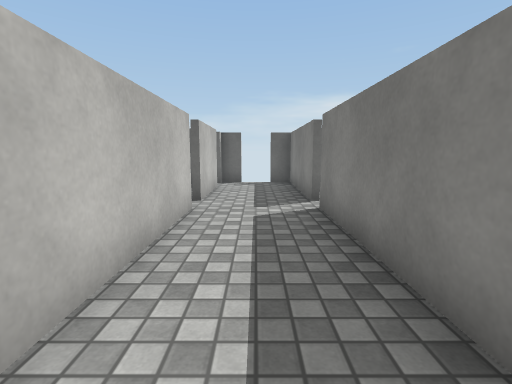
View 1 (above)

22 first-person views from a walk through a scene from a Unity 3-D project. The camera is 1.2 m above the floor, tilts 8° down and sees 85° across. The floor is counted in squares, 1 m on a side. Each view is taken from the middle of a square. On the plan, view 1 faces up. The plan holds only what a view shows up to about 13 squares ahead; the rest is blank. Surface patterns are stand-ins for the level's own textures.

View 2
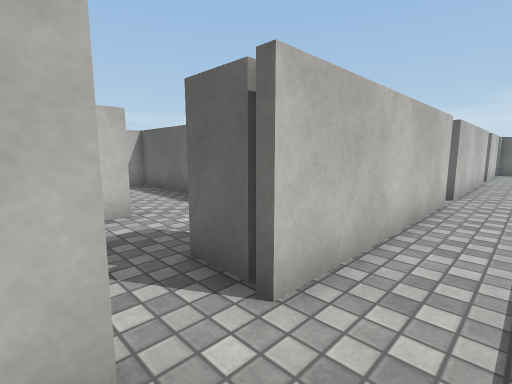

View 3
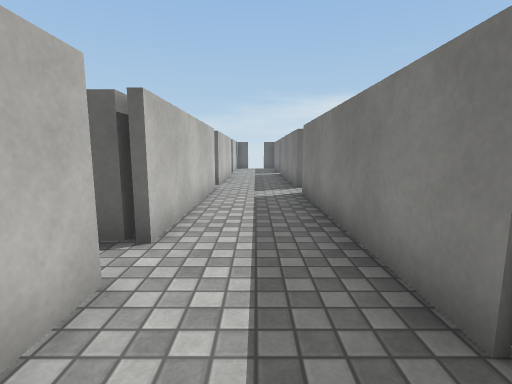

View 4
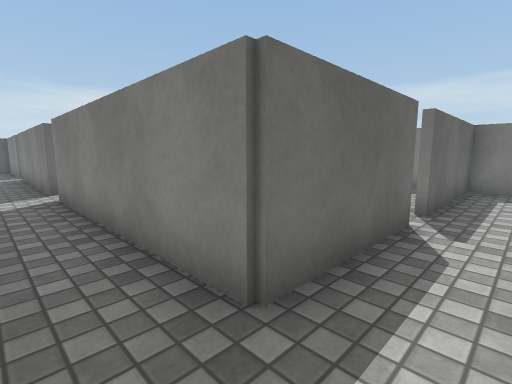

View 5
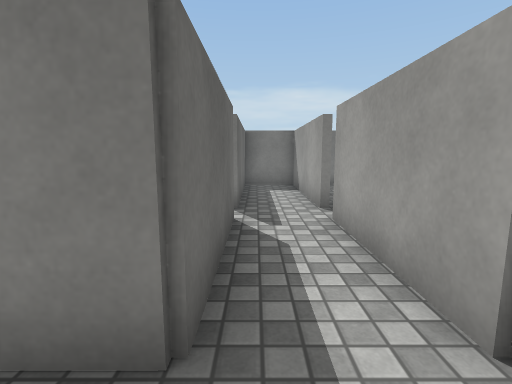

View 6
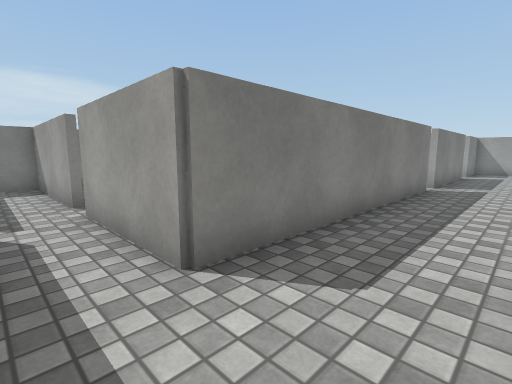

View 7
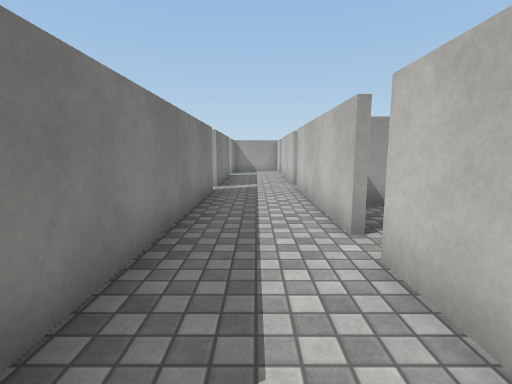

View 8
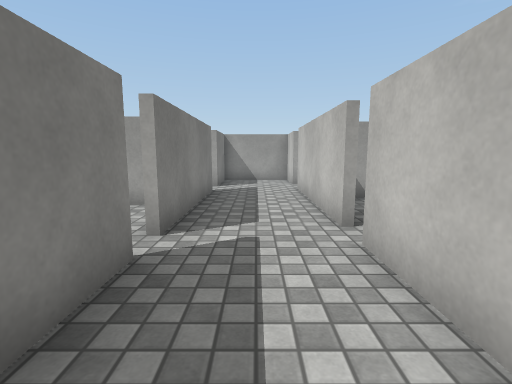

View 9
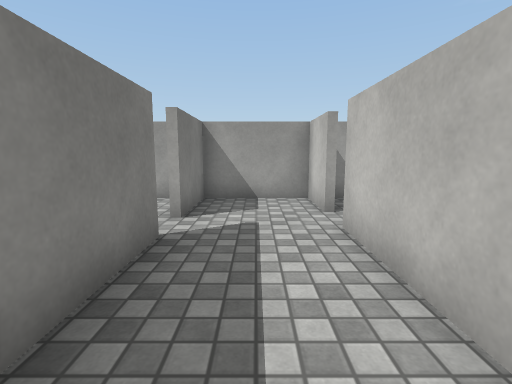

View 10
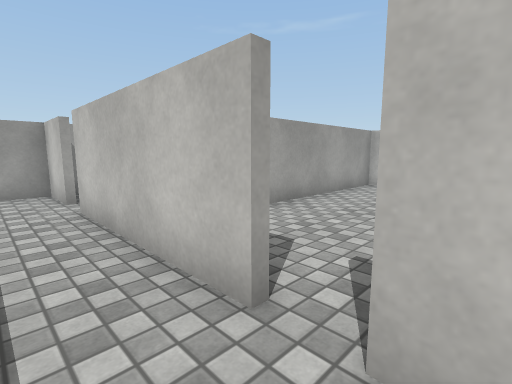

View 11
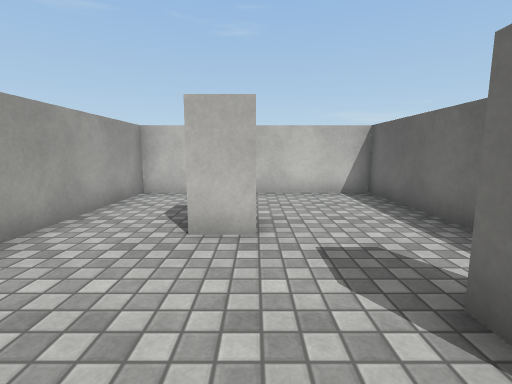

View 12
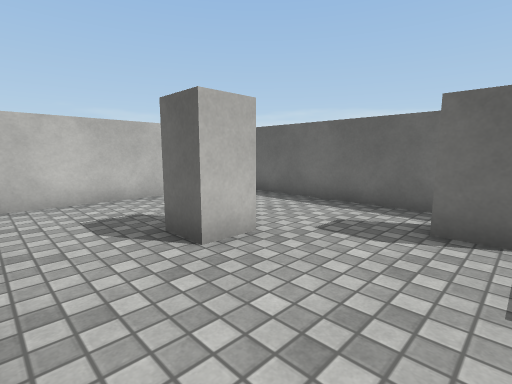

View 13
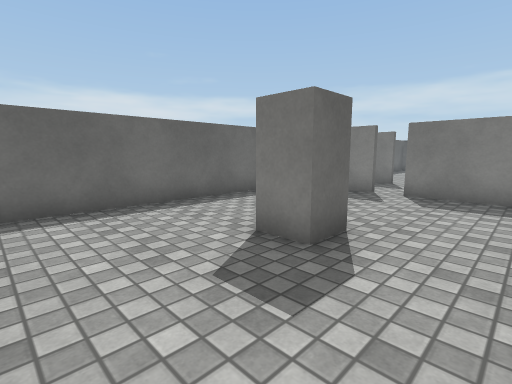

View 14
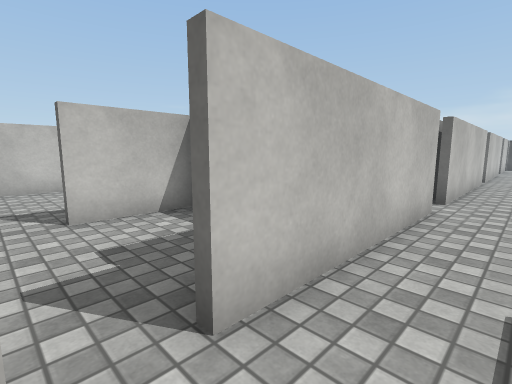

View 15
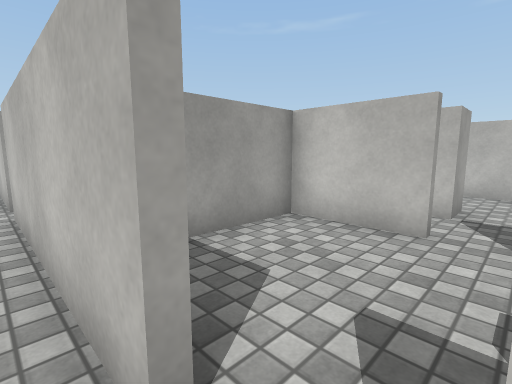

View 16
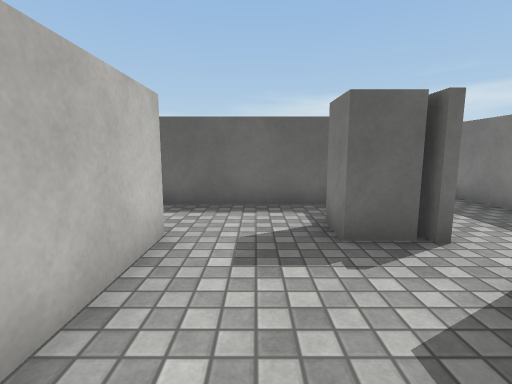

View 17
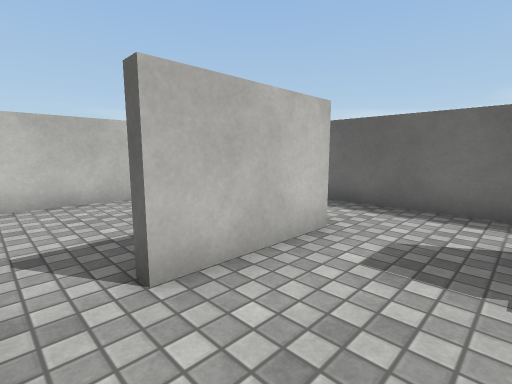

View 18
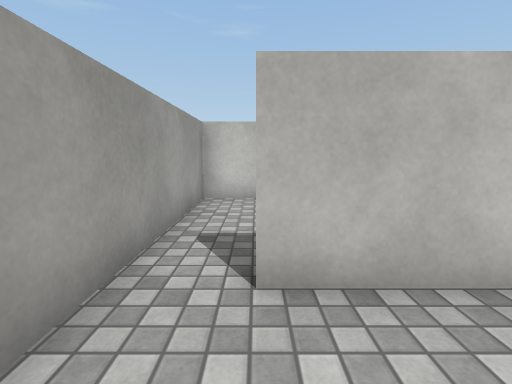

View 19
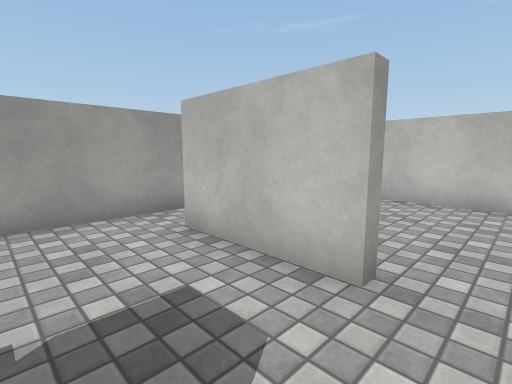

View 20
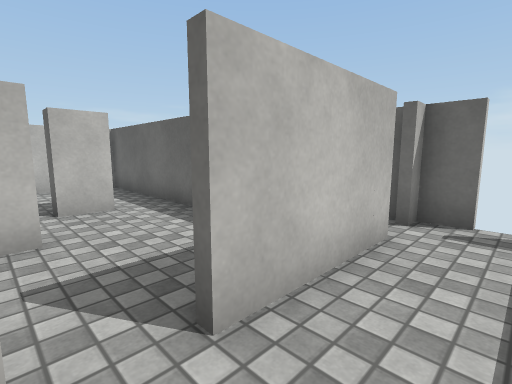

View 21
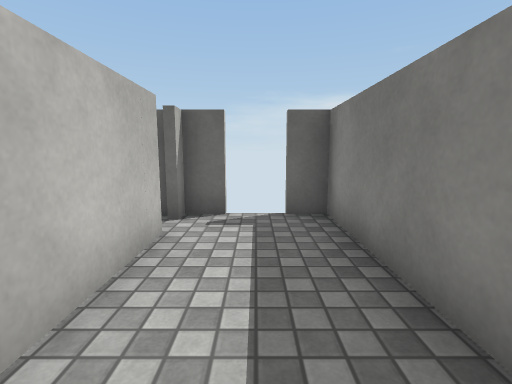

View 22
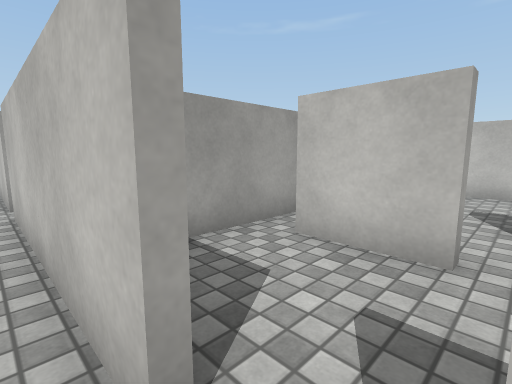

### Floor plan
Points are (right, up) in squares from view 1. A wall is a line through its corners. A room is listed if a view was taken in it or the views show most of it. See-through windows are left out.
Room 1 (views 1, 2, 3, 4, 5, 6, 7, 8, 9, 10, 14, 15, 19, 20, 21, 22)
walls: (-1.4, -7.5) (-1.4, -13); (-2.2, -3.6) (-4.4, -3.6); (5.1, -8.6) (1.4, -8.6) (1.4, -1.5); (-5.3, -6) (-5.3, -7.5); (-1.4, -13.9) (-1.4, -19.6); (5.9, -10.4) (10.4, -10.4) (10.4, -8.6) (6, -8.6); (1.4, -0.5) (1.4, 6.1); (-1.4, -0.4) (-1.4, -4.6); (1.4, -19.1) (1.4, -10.4) (5, -10.4); (-1.4, -20.4) (-1.4, -25.5); (-1.4, 6.1) (-1.4, 0.4); (1.4, 6.9) (1.4, 11.4) (0.5, 11.4); (1.4, -25) (1.4, -19.9); (-1.4, 10.1) (-1.4, 7); (-1.4, -26.5) (-1.4, -28.4) (1.4, -28.4) (1.4, -26); (-0.5, 11.4) (-1.4, 11.4) (-1.4, 10.9)
ways out: opening at (-2, -20) to room 2; opening at (-3.5, -8.5) to room 3; opening at (-5.5, -5) to room 4; gap at (-2, 6.5) to room 5; gap at (-2, -14) to room 6; opening at (-2, -26); opening at (1, -1); gap at (5.5, -11)
objects: other object (-3, -6) to (-2, -5)
Room 2 (views 11, 12, 13)
walls: (-3.6, -16.6) (-10.4, -16.6) (-10.4, -23.4) (-4.8, -23.4); (-1.6, -19.6) (-1.6, -18.8); (-1.6, -22.8) (-1.6, -20.4)
ways out: opening at (-2, -20) to room 1
objects: other object (-7, -21) to (-6, -20); other object (-4, -18) to (-3, -18)
Room 3 (views 16, 17, 18)
walls: (-4.6, -10.4) (-3.1, -10.4); (-5.3, -7.5) (-5.3, -9)
ways out: opening at (-3.5, -8.5) to room 1; opening at (-5.5, -10) to room 4
Room 4 (no view inside)
walls: (-5.8, -6) (-5.3, -6); (-5.3, -9) (-5.8, -9); (-4.4, -3.6) (-10.4, -3.6) (-10.4, -10.4) (-4.6, -10.4)
ways out: opening at (-5.5, -5) to room 1; opening at (-5.5, -10) to room 3
Room 5 (no view inside)
walls: (-4.8, 6.5) (-4.4, 6.5) (-4.4, 4.5); (-6.2, 8.1) (-6.2, 7); (-5.6, 3.6) (-3, 3.6)
ways out: gap at (-2, 6.5) to room 1
Room 6 (no view inside)
walls: (-5.3, -13.9) (-5.3, -16.4) (-2.5, -16.4); (-5.3, -10.5) (-5.3, -13)
ways out: gap at (-2, -14) to room 1

Where each view was taken, in squares from view 1:
view 1: 0 up, 0 right, facing up
view 2: 8 down, 0 right, facing up-left
view 3: 10 down, 0 right, facing up
view 4: 10 down, 0 right, facing up-right
view 5: 9 down, 0 right, facing right
view 6: 9 down, 1 left, facing down-right
view 7: 10 down, 0 right, facing down
view 8: 16 down, 0 right, facing down
view 9: 21 down, 0 right, facing down
view 10: 19 down, 0 right, facing down-left
view 11: 20 down, 2 left, facing left
view 12: 23 down, 3 left, facing up-left
view 13: 23 down, 10 left, facing up-right
view 14: 14 down, 0 right, facing up-left
view 15: 13 down, 1 left, facing down-left
view 16: 10 down, 4 left, facing up
view 17: 10 down, 3 left, facing up-left
view 18: 9 down, 3 left, facing left
view 19: 5 down, 3 left, facing down-left
view 20: 6 up, 0 right, facing up-left
view 21: 6 up, 0 right, facing up
view 22: 7 up, 1 left, facing down-left
